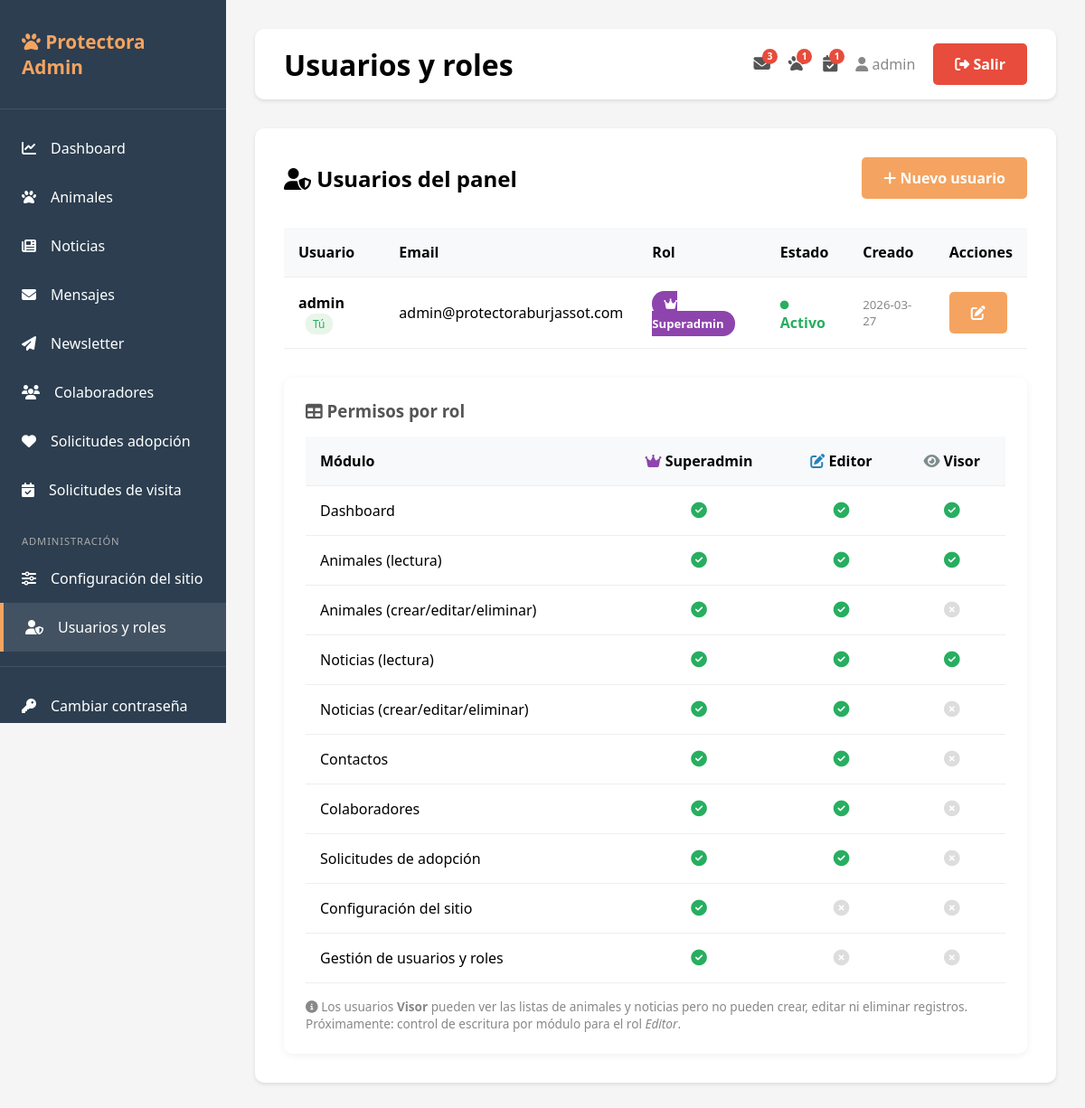
Page /admin/users (signed in) on the committed database.
### tables this page shows
CREATE TABLE users (
                id INTEGER PRIMARY KEY AUTOINCREMENT,
                username TEXT UNIQUE NOT NULL,
                password TEXT NOT NULL,
                email TEXT,
                created_at TIMESTAMP DEFAULT CURRENT_TIMESTAMP
            , role TEXT DEFAULT 'editor', is_active BOOLEAN DEFAULT 1);

### app.py (the view)
@app.route('/admin/users')
@role_required('superadmin')
def list_users():
    db = get_db()
    users = db.execute(
        'SELECT id, username, email, role, is_active, created_at FROM users ORDER BY created_at'
    ).fetchall()
    return render_template('users.html', users=users, role_labels=ROLE_LABELS,
                           role_permissions=ROLE_PERMISSIONS)

### app.py (called while the page is built)
def get_db():
    if USE_POSTGRES:
        conn = psycopg2.connect(DATABASE_URL)
        conn.cursor_factory = psycopg2.extras.RealDictCursor
        return DatabaseWrapper(conn, is_postgres=True)
    else:
        conn = sqlite3.connect(DATABASE)
        conn.row_factory = sqlite3.Row
        return DatabaseWrapper(conn, is_postgres=False)

def role_required(*roles):
    def decorator(f):
        @wraps(f)
        def decorated_function(*args, **kwargs):
            if 'user_id' not in session:
                return redirect(url_for('login'))
            if session.get('role') not in roles:
                flash('No tienes permiso para acceder a esta sección.', 'error')
                return redirect(url_for('dashboard'))
            return f(*args, **kwargs)
        return decorated_function
    return decorator

    def execute(self, query, params=None):
        if self._is_postgres and '?' in query:
            query = query.replace('?', '%s')
        cursor = self._conn.cursor()
        if params:
            cursor.execute(query, params)
        else:
            cursor.execute(query)
        return cursor

### templates/users.html (shortened to what this page needs)
{% extends "base.html" %}
{% block page_title %}Usuarios y roles{% endblock %}
{% block content %}
<div style="display:flex; justify-content:space-between; align-items:center; margin-bottom:2rem;">
    <h2 style="margin:0;"><i class="fas fa-user-shield"></i> Usuarios del panel</h2>
    <a href="{{ url_for('new_user') }}" class="btn btn-primary">
        <i class="fas fa-plus"></i> Nuevo usuario
    </a>
</div>
{% if users %}
<table class="table" style="margin-bottom:2rem;">
    <thead>
        <tr>
            <th>Usuario</th>
            <th>Email</th>
            <th>Rol</th>
            <th>Estado</th>
            <th>Creado</th>
            <th>Acciones</th>
        </tr>
    </thead>
    <tbody>
        {% for u in users %}
        <tr {% if not u.is_active %}style="opacity:0.55;"{% endif %}>
            <td>
                <strong>{{ u.username }}</strong>
                {% if u.id == session.user_id %}
                <span style="font-size:0.75rem; background:#e8f5e9; color:#27ae60; padding:0.2rem 0.5rem; border-radius:10px; margin-left:0.5rem;">Tú</span>
                {% endif %}
            </td>
            <td>{{ u.email or '—' }}</td>
            <td>
                {% if u.role == 'superadmin' %}
                <span style="background:#8e44ad; color:white; padding:0.3rem 0.8rem; border-radius:20px; font-size:0.82rem; font-weight:600;">
                    <i class="fas fa-crown"></i> Superadmin
                </span>
                {% elif u.role == 'editor' %}
                <span style="background:#2980b9; color:white; padding:0.3rem 0.8rem; border-radius:20px; font-size:0.82rem; font-weight:600;">
                    <i class="fas fa-edit"></i> Editor
                </span>
                {% else %}
                <span style="background:#7f8c8d; color:white; padding:0.3rem 0.8rem; border-radius:20px; font-size:0.82rem; font-weight:600;">
                    <i class="fas fa-eye"></i> Visor
                </span>
                {% endif %}
            </td>
            <td>
                {% if u.is_active %}
                <span style="color:#27ae60; font-weight:600;"><i class="fas fa-circle" style="font-size:0.6rem;"></i> Activo</span>
                {% else %}
                <span style="color:#e74c3c; font-weight:600;"><i class="fas fa-circle" style="font-size:0.6rem;"></i> Inactivo</span>
                {% endif %}
            </td>
            <td style="font-size:0.83rem; color:#888;">{{ u.created_at[:10] }}</td>
            <td style="white-space:nowrap;">
                <a href="{{ url_for('edit_user', user_id=u.id) }}" class="btn btn-primary btn-sm" title="Editar">
                    <i class="fas fa-edit"></i>
                </a>
            </td>
        </tr>
        {% endfor %}
    </tbody>
</table>
{% else %}
<p style="color:#666;">No hay usuarios registrados.</p>
{% endif %}
<div style="background:#fff; border-radius:10px; padding:1.5rem; box-shadow:0 2px 8px rgba(0,0,0,0.06);">
    <h3 style="margin:0 0 1rem; color:#555;"><i class="fas fa-table"></i> Permisos por rol</h3>
    <table class="table" style="margin:0;">
        <thead>
            <tr>
                <th>Módulo</th>
                <th style="text-align:center;"><i class="fas fa-crown" style="color:#8e44ad;"></i> Superadmin</th>
                <th style="text-align:center;"><i class="fas fa-edit" style="color:#2980b9;"></i> Editor</th>
                <th style="text-align:center;"><i class="fas fa-eye" style="color:#7f8c8d;"></i> Visor</th>
            </tr>
        </thead>
        <tbody>
            {% for module, sa, ed, vi in modules %}
            <tr>
                <td>{{ module }}</td>
                <td style="text-align:center;">
                    {% if sa %}<i class="fas fa-check-circle" style="color:#27ae60; font-size:1.1rem;"></i>
                    {% else %}<i class="fas fa-times-circle" style="color:#ddd; font-size:1.1rem;"></i>{% endif %}
                </td>
                <td style="text-align:center;">
                    {% if ed %}<i class="fas fa-check-circle" style="color:#27ae60; font-size:1.1rem;"></i>
                    {% else %}<i class="fas fa-times-circle" style="color:#ddd; font-size:1.1rem;"></i>{% endif %}
                </td>
                <td style="text-align:center;">
                    {% if vi %}<i class="fas fa-check-circle" style="color:#27ae60; font-size:1.1rem;"></i>
                    {% else %}<i class="fas fa-times-circle" style="color:#ddd; font-size:1.1rem;"></i>{% endif %}
                </td>
            </tr>
            {% endfor %}
        </tbody>
    </table>
    <p style="margin-top:1rem; color:#888; font-size:0.85rem;">
        <i class="fas fa-info-circle"></i>
        Los usuarios <strong>Visor</strong> pueden ver las listas de animales y noticias pero no pueden crear, editar ni eliminar registros.
        Próximamente: control de escritura por módulo para el rol <em>Editor</em>.
    </p>
</div>
{% endblock %}

### templates/base.html (shortened to what this page needs)
<!DOCTYPE html>
<html lang="es">
<head>
    <link rel="stylesheet" href="https://cdnjs.cloudflare.com/ajax/libs/font-awesome/6.4.0/css/all.min.css">
</head>
<body>
    {% block body %}
    <div class="admin-wrapper">
        <aside class="sidebar">
            <div class="sidebar-brand">
                <h2><i class="fas fa-paw"></i> Protectora Admin</h2>
            </div>
            <ul class="sidebar-menu">
                <li><a href="{{ url_for('dashboard') }}" {% if request.endpoint == 'dashboard' %}class="active"{% endif %}>
                    <i class="fas fa-chart-line"></i> Dashboard
                </a></li>
                <li><a href="{{ url_for('list_animals') }}" {% if 'animal' in request.endpoint %}class="active"{% endif %}>
                    <i class="fas fa-paw"></i> Animales
                </a></li>
                <li><a href="{{ url_for('list_news') }}" {% if 'news' in request.endpoint %}class="active"{% endif %}>
                    <i class="fas fa-newspaper"></i> Noticias
                </a></li>
                {% if session.role in ['superadmin', 'editor'] %}
                <li><a href="{{ url_for('list_contacts') }}" {% if 'contact' in request.endpoint %}class="active"{% endif %}>
                    <i class="fas fa-envelope"></i> Mensajes
                </a></li>
                <li><a href="{{ url_for('list_newsletter_subscribers') }}" {% if 'newsletter' in request.endpoint %}class="active"{% endif %}>
                    <i class="fas fa-paper-plane"></i> Newsletter
                </a></li>
                <li><a href="{{ url_for('list_collaborators') }}" {% if 'collaborator' in request.endpoint %}class="active"{% endif %}>
                    <i class="fas fa-users"></i> Colaboradores
                </a></li>
                <li><a href="{{ url_for('list_adoptions') }}" {% if 'adoption' in request.endpoint %}class="active"{% endif %}>
                    <i class="fas fa-heart"></i> Solicitudes adopción
                </a></li>
                <li><a href="{{ url_for('list_visits') }}" {% if 'visit' in request.endpoint %}class="active"{% endif %}>
                    <i class="fas fa-calendar-check"></i> Solicitudes de visita
                </a></li>
                {% endif %}
                {% if session.role == 'superadmin' %}
                <li style="margin-top: 1rem; padding: 0.4rem 1.5rem; font-size: 0.7rem; text-transform: uppercase; color: #aaa; letter-spacing: 0.08em;">
                    Administración
                </li>
                <li><a href="{{ url_for('admin_settings') }}" {% if request.endpoint == 'admin_settings' %}class="active"{% endif %}>
                    <i class="fas fa-sliders-h"></i> Configuración del sitio
                </a></li>
                <li><a href="{{ url_for('list_users') }}" {% if 'user' in request.endpoint %}class="active"{% endif %}>
                    <i class="fas fa-user-shield"></i> Usuarios y roles
                </a></li>
                {% endif %}
                <li style="margin-top: 1rem; border-top: 1px solid rgba(255,255,255,0.1); padding-top: 1rem;">
                <a href="{{ url_for('change_password') }}" {% if request.endpoint == 'change_password' %}class="active"{% endif %}>
                    <i class="fas fa-key"></i> Cambiar contraseña
                </a></li>
            </ul>
        </aside>
        <main class="main-content">
            <div class="topbar">
                <h1>{% block page_title %}Dashboard{% endblock %}</h1>
                <div class="user-menu">
                    {% if nav_unread_contacts %}
                    <a href="{{ url_for('list_contacts') }}" title="{{ nav_unread_contacts }} mensaje{{ 's' if nav_unread_contacts != 1 }} sin leer"
                       style="position:relative; color:#555; text-decoration:none;">
                        <i class="fas fa-envelope" style="font-size:1.15rem;"></i>
                        <span style="position:absolute; top:-6px; right:-8px; background:#e74c3c; color:#fff;
                                     border-radius:50%; font-size:.65rem; font-weight:700;
                                     min-width:17px; height:17px; display:flex; align-items:center;
                                     justify-content:center; padding:0 3px; line-height:1;">
                            {{ nav_unread_contacts if nav_unread_contacts <= 99 else '99+' }}
                        </span>
                    </a>
                    {% endif %}
                    {% if nav_pending_adoptions %}
                    <a href="{{ url_for('list_adoptions', status='pendiente') }}" title="{{ nav_pending_adoptions }} solicitud{{ 'es' if nav_pending_adoptions != 1 }} de adopción pendiente{{ 's' if nav_pending_adoptions != 1 }}"
                       style="position:relative; color:#555; text-decoration:none;">
                        <i class="fas fa-paw" style="font-size:1.15rem;"></i>
                        <span style="position:absolute; top:-6px; right:-8px; background:#e74c3c; color:#fff;
                                     border-radius:50%; font-size:.65rem; font-weight:700;
                                     min-width:17px; height:17px; display:flex; align-items:center;
                                     justify-content:center; padding:0 3px; line-height:1;">
                            {{ nav_pending_adoptions if nav_pending_adoptions <= 99 else '99+' }}
                        </span>
                    </a>
                    {% endif %}
                    {% if nav_pending_visits %}
                    <a href="{{ url_for('list_visits') }}" title="{{ nav_pending_visits }} solicitud{{ 'es' if nav_pending_visits != 1 }} de visita pendiente{{ 's' if nav_pending_visits != 1 }}"
                       style="position:relative; color:#555; text-decoration:none;">
                        <i class="fas fa-calendar-check" style="font-size:1.15rem;"></i>
                        <span style="position:absolute; top:-6px; right:-8px; background:#e74c3c; color:#fff;
                                     border-radius:50%; font-size:.65rem; font-weight:700;
                                     min-width:17px; height:17px; display:flex; align-items:center;
                                     justify-content:center; padding:0 3px; line-height:1;">
                            {{ nav_pending_visits if nav_pending_visits <= 99 else '99+' }}
                        </span>
                    </a>
                    {% endif %}
                    <span style="color:#888;"><i class="fas fa-user"></i> {{ session.username }}</span>
                    <a href="{{ url_for('logout') }}" class="btn btn-danger">
                        <i class="fas fa-sign-out-alt"></i> Salir
                    </a>
                </div>
            </div>
            <div class="content-area">
                {% block content %}{% endblock %}
            </div>
        </main>
    </div>
    {% endblock %}
</body>
</html>

### templates/base.html (style rules this page uses)
* { margin: 0; padding: 0; box-sizing: border-box; }
body { font-family: 'Segoe UI', Tahoma, Geneva, Verdana, sans-serif; background: #f5f5f5; }
.admin-wrapper { display: flex; min-height: 100vh; }
.sidebar { width: 250px; background: #2C3E50; color: white; padding: 2rem 0; position: fixed; height: 100vh; overflow-y: auto; }
.sidebar-brand { padding: 0 1.5rem 2rem; border-bottom: 1px solid rgba(255,255,255,0.1); margin-bottom: 1rem; }
.sidebar-brand h2 { font-size: 1.3rem; color: #F4A460; }
.sidebar-menu { list-style: none; }
.sidebar-menu li a { display: flex; align-items: center; gap: 1rem; padding: 1rem 1.5rem; color: white; text-decoration: none; transition: all 0.3s; }
.sidebar-menu li a:hover, .sidebar-menu li a.active { background: rgba(255,255,255,0.1); border-left: 4px solid #F4A460; }
.main-content { flex: 1; margin-left: 250px; padding: 2rem; }
.topbar { background: white; padding: 1rem 2rem; border-radius: 10px; margin-bottom: 2rem; box-shadow: 0 2px 4px rgba(0,0,0,0.1); display: flex; justify-content: space-between; align-items: center; }
.user-menu { display: flex; align-items: center; gap: 1.25rem; }
.content-area { background: white; border-radius: 10px; padding: 2rem; box-shadow: 0 2px 4px rgba(0,0,0,0.1); }
.btn { padding: 0.75rem 1.5rem; border: none; border-radius: 5px; cursor: pointer; font-weight: 600; transition: all 0.3s; text-decoration: none; display: inline-block; }
.btn-primary { background: #F4A460; color: white; }
.btn-danger { background: #E74C3C; color: white; }
.table { width: 100%; border-collapse: collapse; margin-top: 1rem; }
.table th, .table td { padding: 1rem; text-align: left; border-bottom: 1px solid #eee; }
.table th { background: #f8f9fa; font-weight: 600; }

### rows in the picture
users: username "admin", shows "Tú", email "admin@protectoraburjassot.com", role "superadmin" (drawn), is_active True (drawn), created_at "2026-03-27"

### other values in the picture
{{ nav_unread_contacts if nav_unread_contacts <= 99 else '99+' }} "3"
{{ nav_pending_adoptions if nav_pending_adoptions <= 99 else '99+' }} "1"
{{ nav_pending_visits if nav_pending_visits <= 99 else '99+' }} "1"
{{ module }} "Dashboard" "Animales (lectura)" "Animales (crear/editar/eliminar)" "Noticias (lectura)" "Noticias (crear/editar/eliminar)" "Contactos" "Colaboradores" "Solicitudes de adopción" "Configuración del sitio" "Gestión de usuarios y roles"
